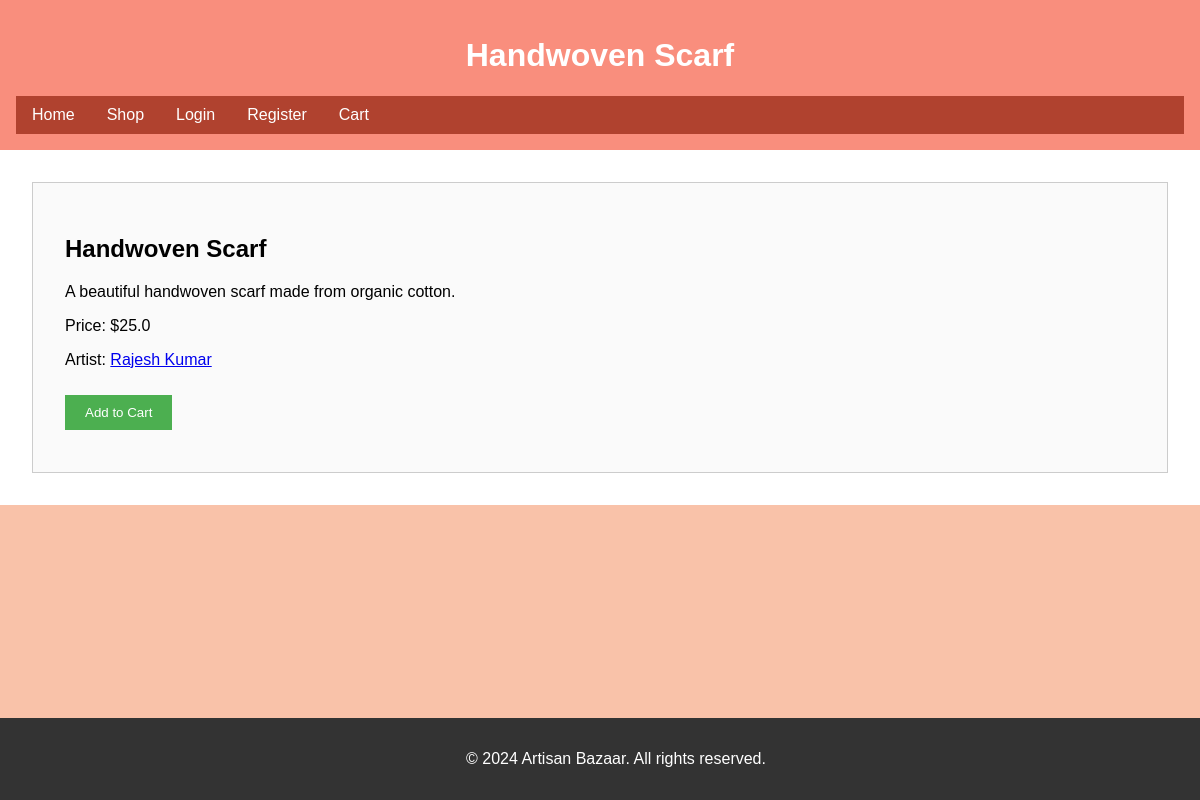
Page /product/1 on the committed database.
### models.py (models this page shows, shortened)
class Product(db.Model):
    id = db.Column(db.Integer, primary_key=True)
    name = db.Column(db.String(80), nullable=False)
    description = db.Column(db.String(200), nullable=False)
    price = db.Column(db.Float, nullable=False)
    artist_id = db.Column(db.Integer, db.ForeignKey('artist.id'), nullable=False)
    artist = db.relationship('Artist', back_populates='products')

class Artist(db.Model):
    id = db.Column(db.Integer, primary_key=True)
    name = db.Column(db.String(80), nullable=False)
    bio = db.Column(db.String(200), nullable=False)
    products = db.relationship('Product', back_populates='artist')

### app.py (the view)
@app.route('/product/<int:product_id>')
def product_detail(product_id):
    product = Product.query.get_or_404(product_id)
    return render_template('product_detail.html', product=product)

### templates/product_detail.html (shortened to what this page needs)
<!DOCTYPE html>
<html lang="en">
<head>
    <link rel="stylesheet" href="{{ url_for('static', filename='css/product_detail.css') }}">
</head>
<body>
    <header>
        <h1>{{ product.name }}</h1>
        <nav>
            <a href="{{ url_for('index') }}">Home</a>
            <a href="{{ url_for('shop') }}">Shop</a>
            <a href="{{ url_for('login') }}">Login</a>
            <a href="{{ url_for('register') }}">Register</a>
            <a href="{{ url_for('cart') }}">Cart</a>
        </nav>
    </header>
    <main>
        <div class="product-detail">
            <h2>{{ product.name }}</h2>
            <p>{{ product.description }}</p>
            <p>Price: ${{ product.price }}</p>
            <p>Artist: <a href="{{ url_for('artist_profile', artist_id=product.artist.id) }}">{{ product.artist.name }}</a></p>
            <form action="{{ url_for('add_to_cart', product_id=product.id) }}" method="post">
                <button type="submit">Add to Cart</button>
            </form>
        </div>
    </main>
    <footer>
        <p>&copy; 2024 Artisan Bazaar. All rights reserved.</p>
    </footer>
</body>
</html>

### static/css/product_detail.css (style rules this page uses)
body { font-family: Arial, sans-serif; background-color: #f9c2a9; margin: 0; padding: 0; }
header { background-color: #f98e7d; color: #fff; padding: 1em; text-align: center; }
nav { display: flex; justify-content: flex-start; align-items: center; background-color: #b0422f; padding: 10px 0; }
nav a { color: #fff; margin: 0 1em; text-decoration: none; }
main { padding: 2em; background-color: #fff; }
.product-detail { padding: 2em; border: 1px solid #ccc; background-color: #fafafa; }
button { background-color: #4CAF50; color: white; padding: 10px 20px; margin: 10px 0; border: none; cursor: pointer; }
footer { background-color: #333; color: #fff; text-align: center; padding: 1em; position: fixed; bottom: 0; width: 100%; }

### rows in the picture
Product: name "Handwoven Scarf", description "A beautiful handwoven scarf made from organic cotton.", price "25.0"
Artist: artist.name "Rajesh Kumar"
